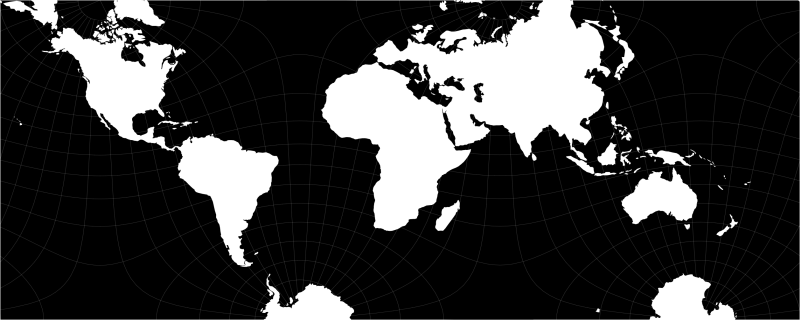
#> input picture images/markley-1600x640.png, 1600 x 640 px (shown at 1/2 size)
$ python image.py
#> lines starting #> are read from the running program, lines starting #| are printed output that depends on the picture
import cv2
import numpy as np

filename = "images/markley-1600x640.png"
image = cv2.imread(filename, cv2.IMREAD_GRAYSCALE)
#> image is the input picture: shape (640, 1600); min 0, max 255, mean 58
image = cv2.resize(image, (160, 64), interpolation=cv2.INTER_AREA)
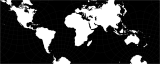
#> image: shape (64, 160); min 0, max 255, mean 58

# Clipping
output = np.empty_like(image)
output[image < 30] = 0
output[(30 <= image) & (image < 255)] = 128
output[image == 255] = 255

cv2.imwrite("images/markley-160x64.png", output)
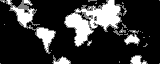
#> saved as markley-160x64.png: shape (64, 160); min 0, max 255, mean 54.1
